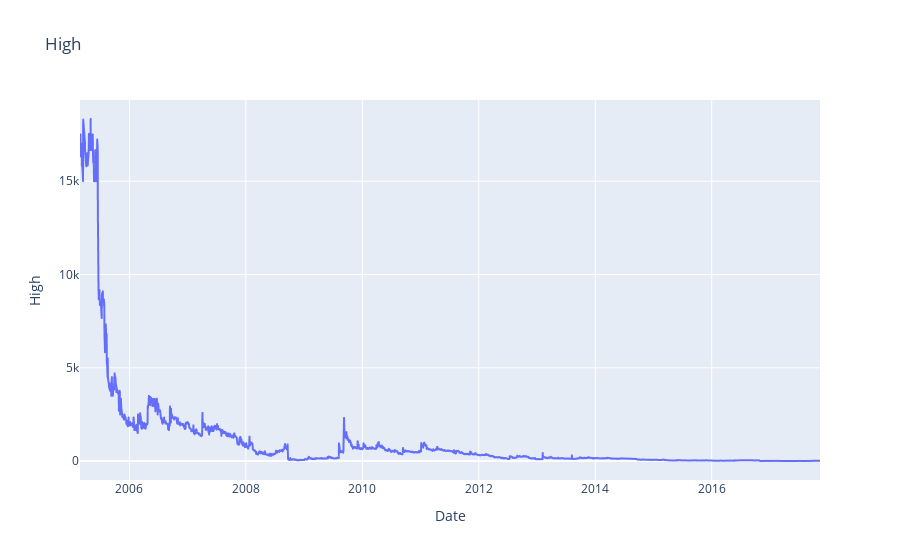

The notebook cell saved with this chart:
### Code cell
px.line(df, x="Date", y="High", title='High')

### Figure 1 — Plotly figure (JSON) as saved in the notebook; plotly's stock layout.template omitted (floating-point values rounded to 4 significant figures; data arrays with more than 128 entries replaced by an {"elided": "..."} marker saying what was removed)
{"data": [{"hovertemplate": "Date=%{x}<br>High=%{y}<extra></extra>", "legendgroup": "", "line": {"color": "#636efa", "dash": "solid"}, "marker": {"symbol": "circle"}, "mode": "lines", "name": "", "showlegend": false, "type": "scattergl", "x": {"elided": "3125 str values"}, "xaxis": "x", "y": {"elided": "3125 float values"}, "yaxis": "y"}], "layout": {"legend": {"tracegroupgap": 0}, "title": {"text": "High"}, "xaxis": {"anchor": "y", "domain": [0, 1], "title": {"text": "Date"}}, "yaxis": {"anchor": "x", "domain": [0, 1], "title": {"text": "High"}}}}
